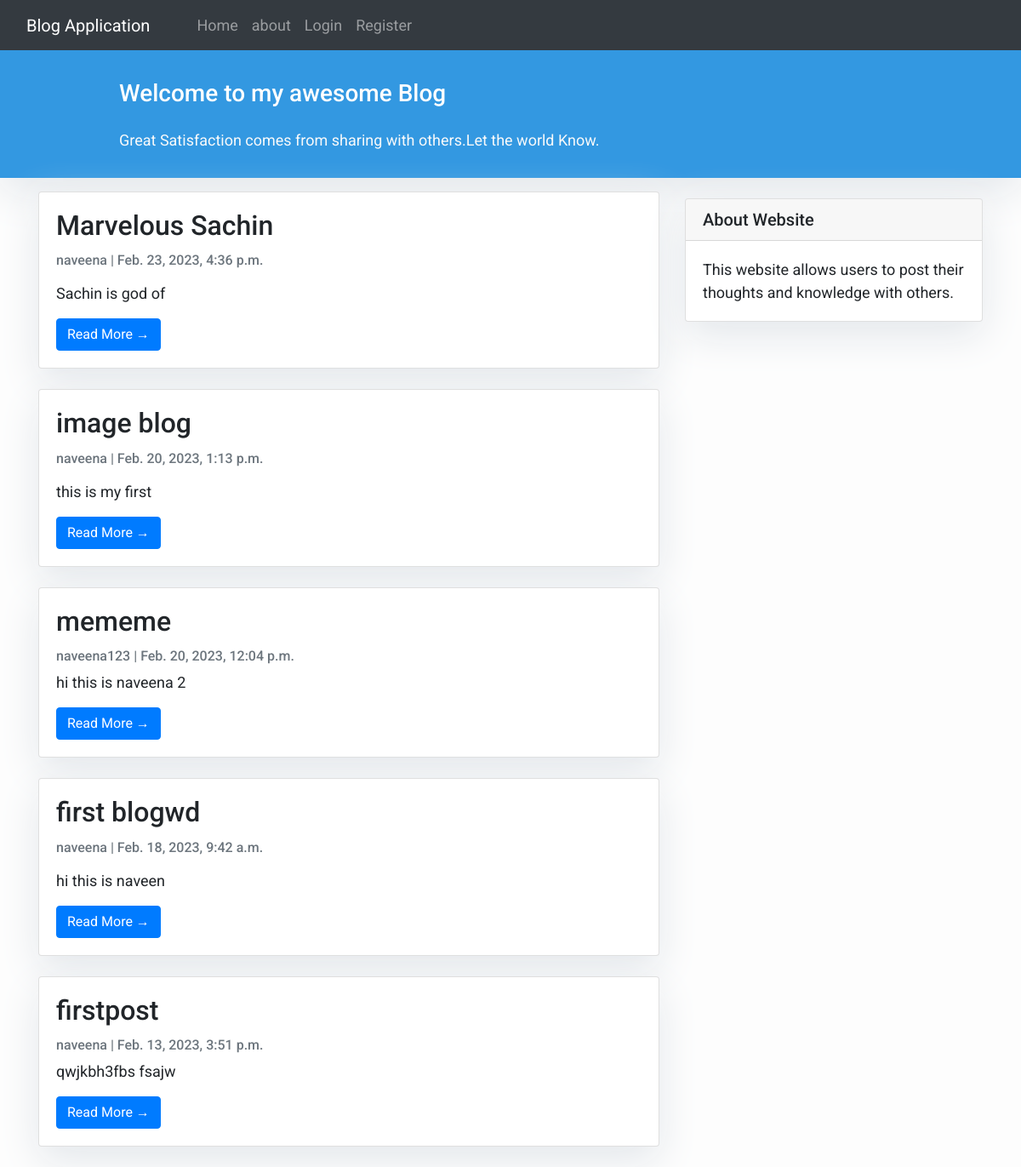
The page / on the database its author committed.
### blog/models.py (models this page shows, shortened)
class Post(models.Model):
    title = models.CharField(max_length=200, unique=True)
    slug = models.SlugField(max_length=200, unique=True)
    author = models.ForeignKey(User, on_delete= models.CASCADE,related_name='blog_posts')
    updated_on = models.DateTimeField(auto_now= True)
    content=RichTextField()
    created_on = models.DateTimeField(auto_now_add=True)
    status = models.IntegerField(choices=STATUS, default=0)
    likes = models.ManyToManyField(User, related_name='blogpost_like')
    class Meta:
        ordering = ['-created_on']

### blog/views.py (the view)
# urls.py: path('', views.PostList.as_view(), name='home'),
class PostList(generic.ListView):
    queryset = Post.objects.filter(status=1).order_by('-created_on')
    template_name = 'index.html'

### templates/index.html (shortened to what this page needs)
{% extends "base.html" %}
{% block content %}
<header class="masthead">
    <div class="container">
        <div class="row">
            <div class=" col-md-8 col-md-10 mx-auto">
                <div class="site-heading">
                    <h3 class=" site-heading my-4 mt-3 text-white"> Welcome to my awesome Blog </h3>
                    <p class="text-light">Great Satisfaction comes from sharing with others.Let the world Know.
                    </p>
                </div>
            </div>
        </div>
    </div>
</header>
<div class="container">
    <div class="row">
        <div class="col-md-8 mt-3 left">
            {% for post in post_list %}
            <div class="card mb-4">
                <div class="card-body">
                    <h2 class="card-title">{{ post.title }}</h2>
                    <p class="card-text text-muted h6">{{ post.author }} | {{ post.created_on}} </p>
                    <p class="card-text">{{post.content|safe|slice:":20" }}</p>
                    <a href="{% url 'post_detail' post.slug  %}" class="btn btn-primary">Read More &rarr;</a>
                </div>
            </div>
            {% endfor %}
        </div>
        {% block sidebar %} {% include 'sidebar.html' %} {% endblock sidebar %}
    </div>
</div>
{%endblock%}

### templates/base.html (shortened to what this page needs)
<!DOCTYPE html>
<html>
    <head>
        <link rel="stylesheet" href="https://maxcdn.bootstrapcdn.com/bootstrap/4.0.0/css/bootstrap.min.css"
 />
    </head>
    <body>
    <nav class="navbar navbar-expand-lg navbar-dark bg-dark">
        <div class="container-fluid">
          <a class="navbar-brand" href="#">Blog Application</a>
          <div class="collapse navbar-collapse" id="navbarSupportedContent">
          <div class="container mx-3">
            <ul class="navbar-nav me-auto mb-2 mb-lg-0">
              <li class="nav-item">
                <a class="nav-link {% block homeactive %} {% endblock homeactive %}" aria-current="page" href="/">Home</a>
              </li>
              <li class="nav-item">
                <a class="nav-link {% block aboutactive %} {% endblock aboutactive %}" aria-current="page" href="/about/">about</a>
              </li>
              <li class="nav-item">
                <a class="nav-link {% block loginactive %} {% endblock loginactive %}" href="/login/">Login</a>
              </li>
              <li class="nav-item">
                <a class="nav-link {% block registeractive %} {% endblock registeractive %}" href="/register/">Register</a>
              </li>
            </ul>
            </div>
          </div>
        </div>
      </nav>
        {% block content %}{% endblock content %}
    </body>
</html>

### templates/sidebar.html (shortened to what this page needs)
{% block sidebar %}
<div class="col-md-4 float-right ">
<div class="card my-4">
        <h5 class="card-header">About Website</h5>
    <div class="card-body">
        <p class="card-text">This website allows users to post their thoughts and knowledge with others.
            </p>
    </div>
</div>
</div>
{% endblock sidebar %}

### templates/base.html (style rules this page uses)
body { font-family: "Roboto", sans-serif; font-size: 17px; background-color: #fdfdfd; }
.masthead { background: #3398E1; height: auto; padding-bottom: 15px; box-shadow: 0 16px 48px #E3E7EB; padding-top: 10px; }

### templates/index.html (style rules this page uses)
body { font-family: "Roboto", sans-serif; font-size: 18px; background-color: #fdfdfd; }
.card { box-shadow: 0 16px 48px #E3E7EB; }

### templates/sidebar.html (style rules this page uses)
.card { box-shadow: 0 16px 48px #E3E7EB; }

### rows shown on the page
Post: title "Marvelous Sachin", author "naveena", created_on "Feb. 23, 2023, 4:36 p.m.", content "Sachin is god of"
Post: title "image blog", author "naveena", created_on "Feb. 20, 2023, 1:13 p.m.", content "this is my first"
Post: title "mememe", author "naveena123", created_on "Feb. 20, 2023, 12:04 p.m.", content "hi this is naveena 2"
Post: title "first blogwd", author "naveena", created_on "Feb. 18, 2023, 9:42 a.m.", content "hi this is naveen"
Post: title "firstpost", author "naveena", created_on "Feb. 13, 2023, 3:51 p.m.", content "qwjkbh3fbs fsajw"
